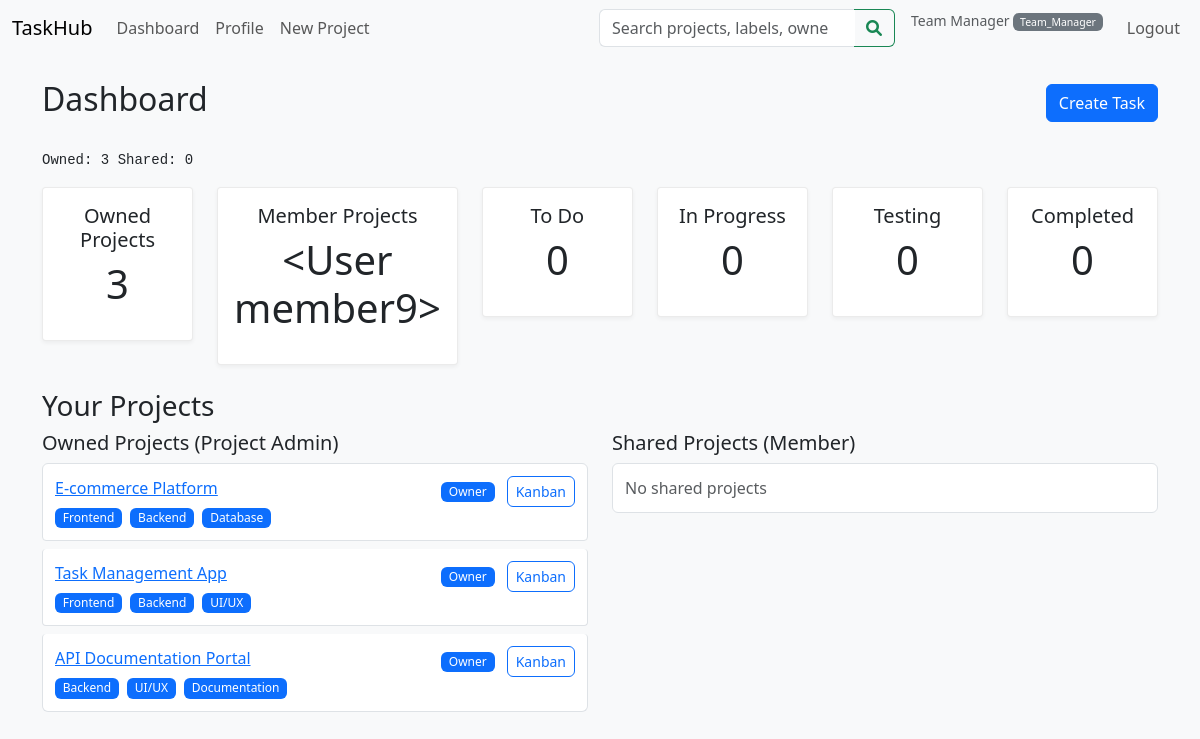
The page /dashboard (signed in) on the database its author committed.
### models/user.py (models this page shows, shortened)
class User(db.Model, UserMixin):
    __tablename__ = 'user'
    id = db.Column(db.Integer, primary_key=True)
    username = db.Column(db.String(80), unique=True, nullable=False, index=True)
    email = db.Column(db.String(120), unique=True, nullable=False, index=True)
    password_hash = db.Column(db.String(128), nullable=False)
    role = db.Column(
        db.Enum('visitor', 'developer', 'team_manager', 'admin', name='user_roles'),
        default='visitor',
        nullable=False
    )
    created_at = db.Column(db.DateTime, default=datetime.utcnow)
    updated_at = db.Column(
        db.DateTime,
        default=datetime.utcnow,
        onupdate=datetime.utcnow
    )
    full_name = db.Column(db.String(150))
    job_title = db.Column(db.String(100))
    department = db.Column(db.String(100))
    organization = db.Column(db.String(150))
    location = db.Column(db.String(100))
    bio = db.Column(db.Text)
    avatar_url = db.Column(db.String(255))
    team_id = db.Column(db.Integer, db.ForeignKey('team.id'), nullable=True)
    is_team_leader = db.Column(db.Boolean, default=False)
    owned_projects = db.relationship(
        'Project',
        back_populates='owner',
        lazy='dynamic'
    )
    projects = db.relationship(
        'Project',
        secondary='project_members',
        back_populates='members',
        lazy='dynamic'
    )
    tasks_created = db.relationship(
        'Task',
        back_populates='creator',
        foreign_keys='Task.creator_id',
        lazy='dynamic'
    )
    assigned_tasks = db.relationship(
        'Task',
        foreign_keys='Task.assignee_id',
        back_populates='assignee',
        lazy='dynamic'
    )
    reported_tasks = db.relationship(
        'Task',
        foreign_keys='Task.reporter_id',
        back_populates='reporter',
        lazy='dynamic'
    )
    task_membership = db.relationship(
        'TaskMember',
        back_populates='user',
        lazy='dynamic',
        cascade='all, delete-orphan'
    )
    tickets_created = db.relationship(
        'Ticket',
        back_populates='creator',
        lazy='dynamic',
        cascade='all, delete-orphan'
    )
    role_applications = db.relationship(
        'RoleApplication',
        back_populates='applicant',
        lazy='dynamic',
        cascade='all, delete-orphan',
        foreign_keys='RoleApplication.applicant_id'
    )
    project_applications = db.relationship(
        'ProjectApplication',
        back_populates='applicant',
        lazy='dynamic',
        cascade='all, delete-orphan',
        foreign_keys='ProjectApplication.applicant_id'
    )
    def __repr__(self):
        return f"<User {self.username}>"

### models/project.py (models this page shows, shortened)
class Project(db.Model):
    __tablename__ = 'project'
    id = db.Column(db.Integer, primary_key=True)
    name = db.Column(db.String(150), nullable=False)
    description = db.Column(db.Text)
    status = db.Column(
        db.Enum('open', 'closed', name='project_status'),
        default='open',
        nullable=False
    )
    owner_id = db.Column(db.Integer, db.ForeignKey('user.id'), nullable=False)
    team_id = db.Column(db.Integer, db.ForeignKey('team.id'), nullable=True)
    created_at = db.Column(db.DateTime, default=datetime.utcnow)
    updated_at = db.Column(
        db.DateTime,
        default=datetime.utcnow,
        onupdate=datetime.utcnow
    )
    owner = db.relationship(
        'User',
        back_populates='owned_projects'
    )
    members = db.relationship(
        'User',
        secondary=project_members,
        back_populates='projects',
        lazy='dynamic'
    )
    labels = db.relationship(
        'Label',
        secondary=project_labels,
        back_populates='projects',
        lazy='dynamic'
    )
    tasks = db.relationship(
        'Task',
        back_populates='project',
        lazy='dynamic',
        cascade='all, delete-orphan'
    )
    tickets = db.relationship(
        'Ticket',
        back_populates='project',
        lazy='dynamic',
        cascade='all, delete-orphan'
    )

class Label(db.Model):
    __tablename__ = 'label'
    id = db.Column(db.Integer, primary_key=True)
    name = db.Column(db.String(50), nullable=False, unique=True)
    color = db.Column(db.String(7), default='#007bff')  # Hex color code
    description = db.Column(db.String(200))
    created_at = db.Column(db.DateTime, default=datetime.utcnow)
    projects = db.relationship(
        'Project',
        secondary=project_labels,
        back_populates='labels',
        lazy='dynamic'
    )

### routes/main_routes.py (the view)
@main_bp.route("/dashboard")
@login_required
@user_required
def dashboard():
    if current_user.role == 'visitor':
        available_projects = Project.query.filter_by(status='open').all()
        return render_template(
            "dashboard.html",
            stats={
                "owned_projects": 0,
                "member_projects": 0,
                "available_projects": len(available_projects),
                "todo": 0,
                "in_progress": 0,
                "testing": 0,
                "completed": 0
            },
            owned_projects=[],
            shared_projects=[],
            available_projects=available_projects,
            is_admin=current_user.role == 'admin',
            is_visitor=True
        )
    else:
        owned = current_user.owned_projects.count()
        member = current_user.projects.count()
        todo    = Task.query.join(Project).filter(
                     Project.members.any(id=current_user.id),
                     Task.status == "todo"
                 ).count()
        in_prog = Task.query.join(Project).filter(
                     Project.members.any(id=current_user.id),
                     Task.status == "in_progress"
                 ).count()
        testing = Task.query.join(Project).filter(
                     Project.members.any(id=current_user.id),
                     Task.status == "testing"
                 ).count()
        done    = Task.query.join(Project).filter(
                     Project.members.any(id=current_user.id),
                     Task.status == "completed"
                 ).count()
        owned_projects = list(current_user.owned_projects)
        shared_projects = list(current_user.projects)
        team_members = []
        if current_user.role == 'team_manager':
            import sqlite3
            conn = sqlite3.connect('tracker.db')
            cursor = conn.cursor()
            cursor.execute("""
                SELECT id, username, email, full_name
                FROM user
                WHERE role = 'developer'
            """)
            members_data = cursor.fetchall()
            from models.user import User
            for member_data in members_data:
                member = User()
                member.id = member_data[0]
                member.username = member_data[1]
                member.email = member_data[2]
                member.full_name = member_data[3]
                team_members.append(member)
            conn.close()
        return render_template(
            "dashboard.html",
            stats={
                "owned_projects": owned,
                "member_projects": member,
                "todo": todo,
                "in_progress": in_prog,
                "testing": testing,
                "completed": done
            },
            owned_projects=owned_projects,
            shared_projects=shared_projects,
            available_projects=[],
            team_members=team_members,
            is_admin=current_user.role == 'admin',
            is_visitor=False
        )

### templates/dashboard.html (shortened to what this page needs)
{% extends "base.html" %}
{% block content %}
<div class="d-flex justify-content-between align-items-center mb-4">
  <h2>Dashboard
  </h2>
  <div>
    {% if not is_visitor and owned_projects|length > 0 %}
      <button class="btn btn-primary" data-bs-toggle="modal" data-bs-target="#createTaskModal">Create Task</button>
    {% endif %}
  </div>
</div>
{% if is_visitor %}
<div class="row mb-4">
  <div class="col">
    <div class="card text-center">
      <div class="card-body">
        <h5>Available Projects</h5>
        <p class="display-6">{{ stats.available_projects | default(0) }}</p>
      </div>
    </div>
  </div>
</div>
<h3>Available Projects</h3>
<div class="row">
  <div class="col-12">
    <div class="alert alert-info">
      <i class="fas fa-info-circle"></i> As a visitor, you can view and apply to join projects. Apply to become a developer to access more features.
    </div>
  </div>
  {% for p in available_projects %}
    <div class="col-md-6 mb-3">
      <div class="card">
        <div class="card-body">
          <h5 class="card-title">
            <a href="{{ url_for('projects.detail', proj_id=p.id) }}">{{ p.name }}</a>
          </h5>
          <p class="card-text">{{ p.description[:100] }}{% if p.description|length > 100 %}...{% endif %}</p>
          {% if p.labels.all() %}
          <div class="mb-2">
            {% for label in p.labels %}
            <span class="badge bg-primary me-1">{{ label.name }}</span>
            {% endfor %}
          </div>
          {% endif %}
          <div class="d-flex justify-content-between align-items-center">
            <small class="text-muted">Owner: {{ p.owner.username }}</small>
            <a href="{{ url_for('projects.apply', proj_id=p.id) }}" class="btn btn-success btn-sm">Apply to Join</a>
          </div>
        </div>
      </div>
    </div>
  {% else %}
    <div class="col-12">
      <div class="alert alert-warning">
        <i class="fas fa-exclamation-triangle"></i> No projects are currently available.
      </div>
    </div>
  {% endfor %}
</div>
{% else %}
<pre>Owned: {{ owned_projects|length }} Shared: {{ shared_projects|length }}</pre>
<div class="row mb-4">
  <div class="col">
    <div class="card text-center">
      <div class="card-body">
        <h5>Owned Projects</h5>
        <p class="display-6">{{ stats.owned_projects | default(0) }}</p>
      </div>
    </div>
  </div>
  <div class="col">
    <div class="card text-center">
      <div class="card-body">
        <h5>Member Projects</h5>
        <p class="display-6">{{ stats.member_projects | default(0) }}</p>
      </div>
    </div>
  </div>
  <div class="col">
    <div class="card text-center">
      <div class="card-body">
        <h5>To Do</h5>
        <p class="display-6">{{ stats.todo | default(0) }}</p>
      </div>
    </div>
  </div>
  <div class="col">
    <div class="card text-center">
      <div class="card-body">
        <h5>In Progress</h5>
        <p class="display-6">{{ stats.in_progress | default(0) }}</p>
      </div>
    </div>
  </div>
  <div class="col">
    <div class="card text-center">
      <div class="card-body">
        <h5>Testing</h5>
        <p class="display-6">{{ stats.testing | default(0) }}</p>
      </div>
    </div>
  </div>
  <div class="col">
    <div class="card text-center">
      <div class="card-body">
        <h5>Completed</h5>
        <p class="display-6">{{ stats.completed | default(0) }}</p>
      </div>
    </div>
  </div>
</div>
<h3>Your Projects</h3>
<div class="row">
  <div class="col-md-6">
    <h5>Owned Projects (Project Admin)</h5>
    <ul class="list-group">
      {% for p in owned_projects %}
        <li class="list-group-item">
          <div class="d-flex justify-content-between align-items-start">
            <div class="flex-grow-1">
              <a href="{{ url_for('projects.detail', proj_id=p.id) }}">{{ p.name }}</a>
              {% if p.labels.all() %}
              <div class="mt-1">
                {% for label in p.labels %}
                <span class="badge bg-primary me-1">{{ label.name }}</span>
                {% endfor %}
              </div>
              {% endif %}
            </div>
              <div>
            <span class="badge bg-primary">Owner</span>
                <a href="{{ url_for('main.kanban_board', proj_id=p.id) }}" class="btn btn-sm btn-outline-primary ms-2">Kanban</a>
              </div>
          </div>
        </li>
      {% else %}
        <li class="list-group-item text-muted">No owned projects</li>
      {% endfor %}
    </ul>
  </div>
  <div class="col-md-6">
    <h5>Shared Projects (Member)</h5>
    <ul class="list-group">
      {% for p in shared_projects %}
        <li class="list-group-item">
          <div class="d-flex justify-content-between align-items-start">
            <div class="flex-grow-1">
              <a href="{{ url_for('projects.detail', proj_id=p.id) }}">{{ p.name }}</a>
              {% if p.labels.all() %}
              <div class="mt-1">
                {% for label in p.labels %}
                <span class="badge bg-primary me-1">{{ label.name }}</span>
                {% endfor %}
              </div>
              {% endif %}
            </div>
              <div>
            <span class="badge bg-secondary">Member</span>
                <a href="{{ url_for('main.kanban_board', proj_id=p.id) }}" class="btn btn-sm btn-outline-primary ms-2">Kanban</a>
              </div>
          </div>
        </li>
      {% else %}
        <li class="list-group-item text-muted">No shared projects</li>
      {% endfor %}
    </ul>
  </div>
</div>
{% endif %}
{% endblock %}

### templates/base.html (shortened to what this page needs)
<!DOCTYPE html>
<html lang="en">
<head>
  <link
    href="https://cdn.jsdelivr.net/npm/bootstrap@5.3.0/dist/css/bootstrap.min.css"
    rel="stylesheet"
  >
  <link rel="stylesheet" href="https://cdnjs.cloudflare.com/ajax/libs/font-awesome/6.0.0/css/all.min.css">
  <link rel="stylesheet" href="{{ url_for('static', filename='css/style.css') }}">
</head>
<body>
<nav class="navbar navbar-expand-lg navbar-light bg-light mb-4">
  <div class="container-fluid">
            <a class="navbar-brand" href="{{ url_for('main.index') }}">TaskHub</a>
    <div class="collapse navbar-collapse">
      <ul class="navbar-nav me-auto">
        {% if current_user.is_authenticated %}
          <li class="nav-item">
            <a class="nav-link" href="{{ url_for('main.dashboard') }}">Dashboard</a>
          </li>
          <li class="nav-item">
            <a class="nav-link" href="{{ url_for('main.profile') }}">Profile</a>
          </li>
          {% if current_user.role in ['admin', 'team_manager'] %}
          <li class="nav-item">
            <a class="nav-link" href="{{ url_for('projects.create') }}">New Project</a>
          </li>
          {% endif %}
        {% endif %}
      </ul>
      {% if current_user.is_authenticated %}
      <form class="d-flex me-3" method="GET" action="{{ url_for('projects.search_projects') }}" style="min-width: 250px;">
        <div class="input-group">
          <input class="form-control" type="search" name="labels" placeholder="Search projects, labels, owners..."
                 aria-label="Search projects by labels, names, or owners">
          <button class="btn btn-outline-success" type="submit">
            <i class="fas fa-search"></i>
          </button>
        </div>
      </form>
      {% endif %}
      <ul class="navbar-nav">
        {% if current_user.is_authenticated %}
          <li class="nav-item">
            <span class="navbar-text me-3">
              <small class="text-muted">
                {{ current_user.full_name }}
                <span class="badge bg-{{ 'primary' if current_user.role == 'admin' else 'secondary' }}">
                  {{ current_user.role.title() }}
                </span>
              </small>
            </span>
          </li>
          <li class="nav-item">
            <a class="nav-link" href="{{ url_for('auth.logout') }}">Logout</a>
          </li>
        {% endif %}
      </ul>
    </div>
  </div>
</nav>
<div class="container">
  {% block content %}{% endblock %}
</div>
</body>
</html>

### static/css/style.css (style rules this page uses)
body { background-color: #f8f9fa; }
.navbar .input-group { max-width: 300px; }
.navbar .input-group .form-control { border-right: none; }
.navbar .input-group .btn { border-left: none; border-top-left-radius: 0; border-bottom-left-radius: 0; }
.card { border-radius: 0.25rem; }
.list-group-item { background: #ffffff; border: 1px solid #dee2e6; border-radius: 0.25rem; margin-bottom: 0.5rem; cursor: grab; padding: 0.75rem; }
.card { box-shadow: 0 2px 4px rgba(0,0,0,0.05); border: 1px solid rgba(0,0,0,0.08); transition: box-shadow 0.2s ease; }
.badge { font-weight: 500; }
.list-group-item { transition: background-color 0.2s ease; }
.btn { border-radius: 6px; font-weight: 500; transition: all 0.2s ease; }

### rows shown on the page
User: full_name "Team Manager", role "Team_Manager"
Project: name "E-commerce Platform"
Label: name "Frontend"
Label: name "Backend"
Label: name "Database"
Project: name "Task Management App"
Label: name "UI/UX"
Project: name "API Documentation Portal"
Label: name "Documentation"

### other values the page prints
{{ owned_projects|length }} "3"
{{ shared_projects|length }} "0"
{{ stats.owned_projects | default(0) }} "3"
{{ stats.member_projects | default(0) }} "<User member9>"
{{ stats.todo | default(0) }} "0"
{{ stats.in_progress | default(0) }} "0"
{{ stats.testing | default(0) }} "0"
{{ stats.completed | default(0) }} "0"
